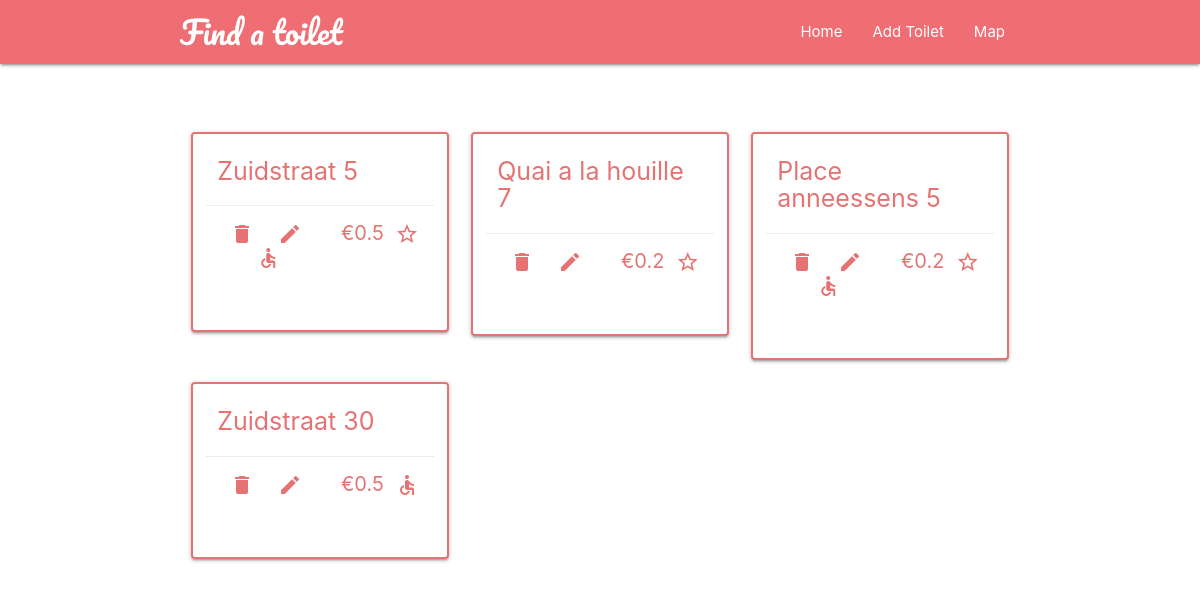
The app's page /toilets/toilet-list/?city=Brussels, older data.
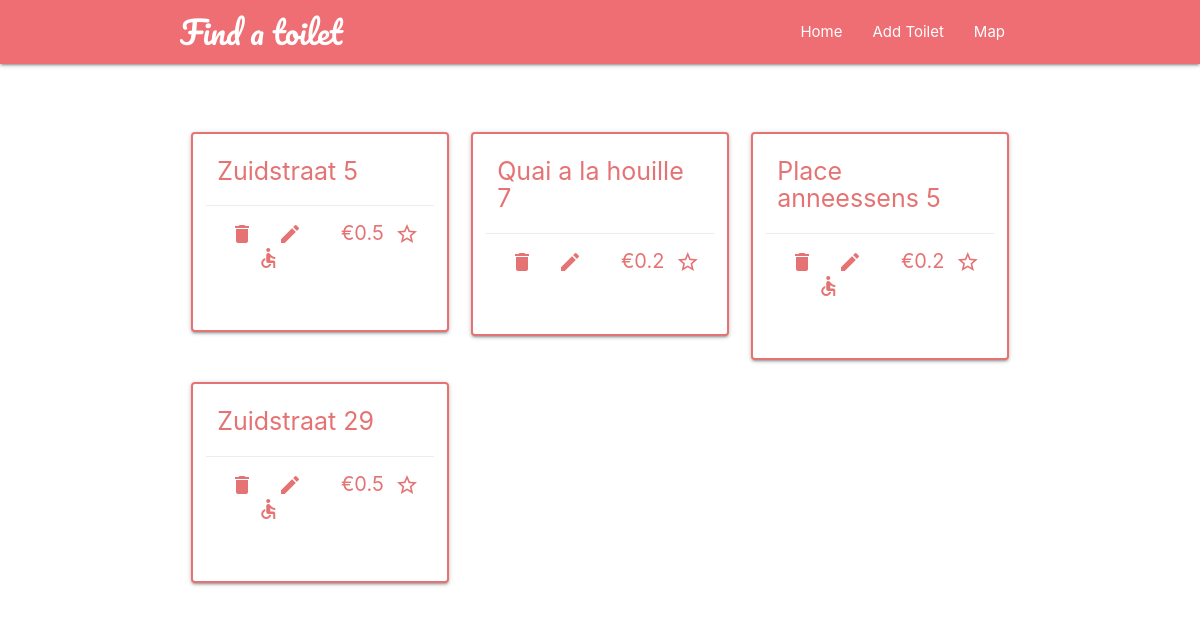
The same page, newer data.
### toilets/models.py (models this page shows, shortened)
class Toilet(models.Model):
  CITIES_CHOICES = (
    ('Antwerp', 'Antwerp'),
    ('Bruges', 'Bruges'),
    ('Brussels', 'Brussels'),
    ('Charleroi', 'Charleroi'),
    ('Ghent', 'Ghent'),
    ('Hasselt', 'Hasselt'),
    ('Kortrijk', 'Kortrijk'),
    ('Leuven', 'Leuven'),
    ('Liege', 'Liege'),
    ('Mechelen', 'Mechelen'),
    ('Mons', 'Mons'),
    ('Namur', 'Namur'),
    ('Nivelles', 'Nivelles'),
    ('Ostend', 'Ostend'),
    ('Tournai', 'Tournai'),
  )
  CLEAN_CHOICES = (
    ('Yes', 'Yes'),
    ('No', 'No')
  )
  ACCESSIBLE_CHOICES = (
    ('Yes', 'Yes'),
    ('No', 'No')
  )
  city = models.CharField(max_length = 20, default = 'Brussels', choices = CITIES_CHOICES)
  street = models.CharField(max_length = 50, default = None)
  number = models.IntegerField(default = None, null = True)
  price_in_EUR = models.FloatField(default = None)
  cleaned = models.CharField(max_length = 3, default = 'Yes', choices = CLEAN_CHOICES)
  wheelchair_accessible = models.CharField(max_length = 3, default = 'Yes', choices = ACCESSIBLE_CHOICES)

### toilets/views.py (the view)
# urls.py: path('toilet-list/', views.wclist_view),
def wclist_view(request):
  city = request.GET.get('city')
  toiletList = list(Toilet.objects.filter(city=city))
  for toilet in toiletList:
    geolocator = Nominatim(timeout=10)
    address = f'{ toilet.street } { toilet.number } { toilet.city }'
    location = geolocator.geocode(address)
    map = folium.Map(location = [location.latitude, location.longitude], zoom_start = 20, width = '100%', height = '100%', control_scale = False, zoom_control = False)
    icon = folium.Icon(color='red', icon='none')
    folium.Marker([location.latitude, location.longitude], icon = icon).add_to(map)
    toilet.map = map._repr_html_()
  return render(request, 'toilets/wc_list.html', { 'toilets': toiletList })

### toilets/templates/toilets/wc_list.html (shortened to what this page needs)
{% extends 'base_layout.html' %}
{% load static %}
{% block wclist %}
  <div class="container">
    <div class="row toilets-container">
      {% for toilet in toilets %}
        <div class="col s12 m6 l4 toilet">
          <div class="card">
            <div class="card-content">
              <div class="card-title">
                <h1 class="red-text text-lighten-2">{{ toilet.street.capitalize }} {% if toilet.number %} {{ toilet.number }} {% endif %}</h1>
              </div>
              <div class="card-action row">
                <a href="/toilets/delete-toilet/?id={{ toilet.id }}&city={{ toilet.city }}" class="col s2">
                  <i class="material-icons red-text text-lighten-2">delete</i>
                </a>
                <a href="/toilets/edit-toilet/?id={{ toilet.id }}&city={{ toilet.city }}&street={{ toilet.street }}&number={{ toilet.number }}&price_in_EUR={{ toilet.price_in_EUR }}&cleaned={{ toilet.cleaned }}&wheelchair_accessible={{ toilet.wheelchair_accessible }}" class="col s2">
                  <i class="material-icons red-text text-lighten-2">edit</i>
                </a>
                  <h2 class="red-text text-lighten-2 col s2 push-s1">€{{ toilet.price_in_EUR }}</h2>
                  {% if toilet.cleaned == 'Yes' %}
                    <i class="material-icons red-text text-lighten-2 col s2 push-s1">star_outline</i>
                  {% endif %}
                  {% if toilet.wheelchair_accessible == 'Yes' %}
                    <i class="material-icons red-text text-lighten-2 col s2 push-s1">accessible</i>
                  {% endif %}
              </div>
            </div>
          </div>
        </div>
      {% endfor %}
    </div>
</div>
{% endblock %}

Row changes from the older to the newer data that the page shows:
changed Toilet (number 4 of 4 on the later page): number "30" → "29"; cleaned "No" → "Yes" (drawn)
